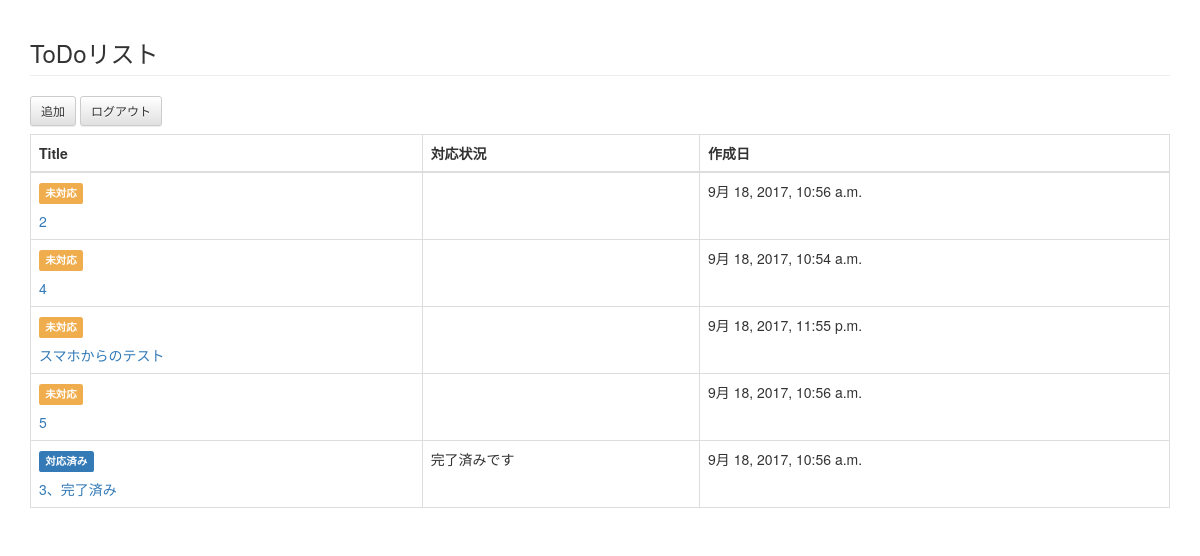
Page / (signed in) on the earlier database version.
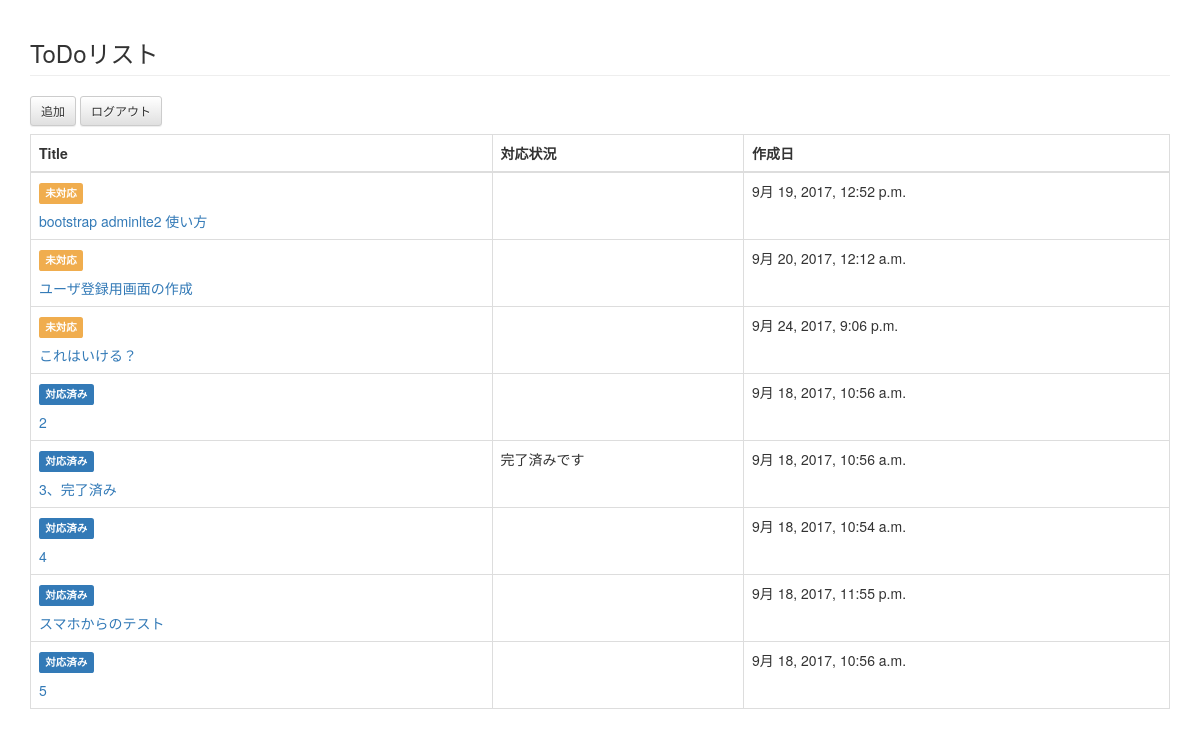
Same page on the later database version.
### cms/models/todo_model.py (models this page shows, shortened)
class ToDo(MasterField):
    PRIORITY_CHOICES = (
        (1, 'Immediate'),
        (2, 'Urgent'),
        (3, 'High'),
        (4, 'Normal'),
        (5, 'Low'),
    )
    title = models.TextField('タイトル', validators=[MaxLengthValidator(32)])
    text = models.TextField('内容', blank=True)
    situation = models.TextField(
        '対応状況', validators=[MaxLengthValidator(32)], blank=True)
    priority = models.IntegerField('優先順位', choices=PRIORITY_CHOICES, default=4)
    is_complete = models.BooleanField('完了', default=False)
    class Meta:
        db_table = 'todo'
        verbose_name = 'ToDo'
        verbose_name_plural = 'ToDo'

### cms/views/todo_view.py (the view)
# urls.py: url(r'^$', ToDoView.as_view(), name='todo_list'),
class ToDoView(CommonListView):
    template_name = 'cms/todo_list.html'
    model = ToDo
    def get_queryset(self):
        return ToDo.objects.filter(is_active=True).order_by('is_complete', 'priority', 'id')

### cms/templates/cms/todo_list.html (shortened to what this page needs)
{% extends "base.html" %}
{% block content %}
  <h3 class="page-header">ToDoリスト</h3>
  <a href="{% url 'todo_create' %}" class="btn btn-default btn-sm">追加</a>
  <a href="{% url 'logout' %}" class="btn btn-default btn-sm">ログアウト</a>
  <table class="table table-bordered">
    <thead>
      <tr>
        <th>Title</th>
        <th>対応状況</th>
        <th>作成日</th>
      </tr>
    </thead>
    <tbody>
      {% for todo in object_list %}
      <tr>
        <td>
          <p>
          {% if todo.is_complete == True %}
          <span class="label label-primary">対応済み</span>
          {% else %}
          <span class="label label-warning">未対応</span>
          {% endif %}
          </p>
          <a href="{% url 'todo_detail' pk=todo.id %}">
          {{ todo.title }}
        </a>
        </td>
        <td>
          {{ todo.situation }}
        </td>
        <td>
          {{ todo.created_at }}
        </td>
      </tr>
      {% endfor %}
    </tbody>
  </table>
{% endblock content %}

### accounts/templates/base.html (shortened to what this page needs)
{% load staticfiles %}
<!DOCTYPE html>
<html lang="{{ LANGUAGE_CODE|default:"en-us" }}">
<head>
<link href="{% static 'css/bootstrap.min.css' %}" rel="stylesheet">
<link href="{% static 'css/bootstrap-theme.min.css' %}" rel="stylesheet">
</head>
<body>
  <div class="container">
    {% block content %}{% endblock %}
  </div>
</body>
</html>

### cms/templates/cms/todo_list.html (style rules this page uses)
table { margin-top: 8px; }

Differences in the rows shown:
added ToDo: is_complete "未対応", title "bootstrap adminlte2 使い方", created_at "9月 19, 2017, 12:52 p.m."
added ToDo: is_complete "未対応", title "ユーザ登録用画面の作成", created_at "9月 20, 2017, 12:12 a.m."
added ToDo: is_complete "未対応", title "これはいける？", created_at "9月 24, 2017, 9:06 p.m."
changed ToDo (number 4 of 8 on the later page): is_complete "未対応" → "対応済み"
changed ToDo "3、完了済み": moves up the list
changed ToDo (number 6 of 8 on the later page): is_complete "未対応" → "対応済み"
changed ToDo "スマホからのテスト": is_complete "未対応" → "対応済み"
changed ToDo (number 8 of 8 on the later page): is_complete "未対応" → "対応済み"
